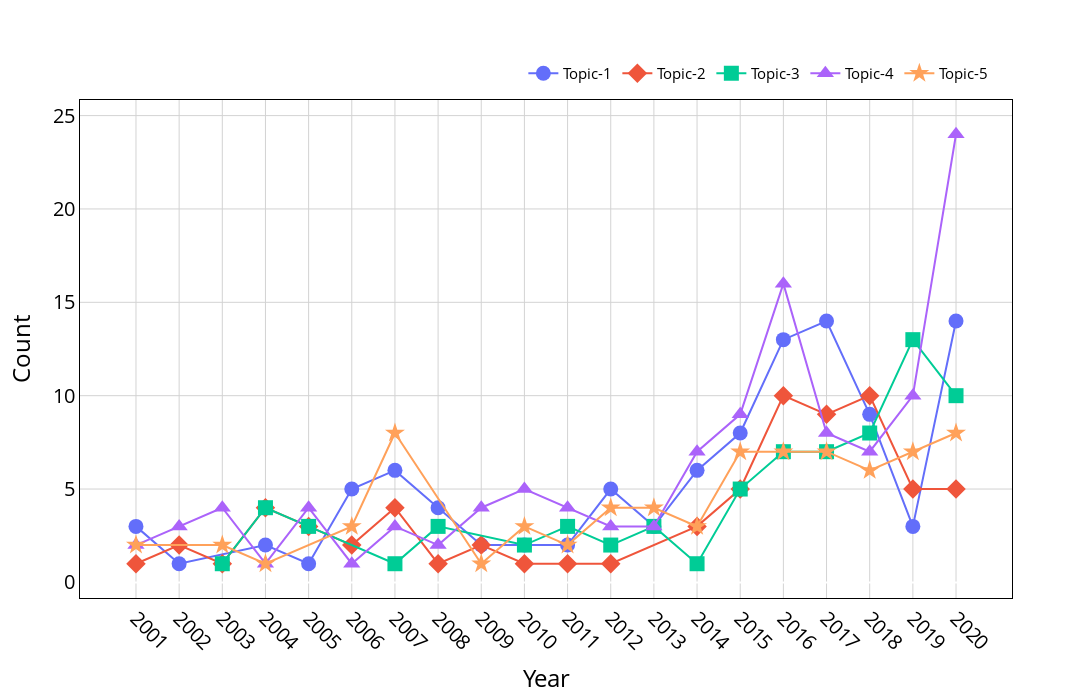

Notebook code cell kept with this figure:
### Code cell
data = pd.DataFrame(docs.groupby(['topic', 'publish_year'])['index'].count()).reset_index()
draw_line(data)

### Figure 1 — Plotly figure (JSON) as saved in the notebook; plotly's stock layout.template omitted (floating-point values rounded to 4 significant figures)
{"data": [{"line": {"color": "#636EFA", "shape": "linear", "width": 2}, "marker": {"size": 15, "symbol": "circle"}, "mode": "lines+markers", "name": "Topic-1", "type": "scatter", "x": [2001, 2002, 2004, 2005, 2006, 2007, 2008, 2009, 2010, 2011, 2012, 2013, 2014, 2015, 2016, 2017, 2018, 2019, 2020], "y": [3, 1, 2, 1, 5, 6, 4, 2, 2, 2, 5, 3, 6, 8, 13, 14, 9, 3, 14]}, {"line": {"color": "#EF553B", "shape": "linear", "width": 2}, "marker": {"size": 15, "symbol": "diamond"}, "mode": "lines+markers", "name": "Topic-2", "type": "scatter", "x": [2001, 2002, 2003, 2004, 2005, 2006, 2007, 2008, 2009, 2010, 2011, 2012, 2014, 2015, 2016, 2017, 2018, 2019, 2020], "y": [1, 2, 1, 4, 3, 2, 4, 1, 2, 1, 1, 1, 3, 5, 10, 9, 10, 5, 5]}, {"line": {"color": "#00CC96", "shape": "linear", "width": 2}, "marker": {"size": 15, "symbol": "square"}, "mode": "lines+markers", "name": "Topic-3", "type": "scatter", "x": [2003, 2004, 2005, 2007, 2008, 2010, 2011, 2012, 2013, 2014, 2015, 2016, 2017, 2018, 2019, 2020], "y": [1, 4, 3, 1, 3, 2, 3, 2, 3, 1, 5, 7, 7, 8, 13, 10]}, {"line": {"color": "#AB63FA", "shape": "linear", "width": 2}, "marker": {"size": 15, "symbol": "triangle-up"}, "mode": "lines+markers", "name": "Topic-4", "type": "scatter", "x": [2001, 2002, 2003, 2004, 2005, 2006, 2007, 2008, 2009, 2010, 2011, 2012, 2013, 2014, 2015, 2016, 2017, 2018, 2019, 2020], "y": [2, 3, 4, 1, 4, 1, 3, 2, 4, 5, 4, 3, 3, 7, 9, 16, 8, 7, 10, 24]}, {"line": {"color": "#FFA15A", "shape": "linear", "width": 2}, "marker": {"size": 15, "symbol": "star"}, "mode": "lines+markers", "name": "Topic-5", "type": "scatter", "x": [2001, 2003, 2004, 2006, 2007, 2009, 2010, 2011, 2012, 2013, 2014, 2015, 2016, 2017, 2018, 2019, 2020], "y": [2, 2, 1, 3, 8, 1, 3, 2, 4, 4, 3, 7, 7, 7, 6, 7, 8]}], "layout": {"font": {"color": "black", "size": 20}, "height": 700, "legend": {"font": {"color": "black", "size": 15}, "orientation": "h", "x": 0.98, "xanchor": "right", "y": 1.02, "yanchor": "bottom"}, "plot_bgcolor": "white", "width": 1100, "xaxis": {"gridcolor": "lightgray", "gridwidth": 1, "linecolor": "black", "linewidth": 1, "mirror": true, "showgrid": true, "showline": true, "tickangle": 45, "tickmode": "array", "ticktext": [2001, 2002, 2003, 2004, 2005, 2006, 2007, 2008, 2009, 2010, 2011, 2012, 2013, 2014, 2015, 2016, 2017, 2018, 2019, 2020], "tickvals": [2001, 2002, 2003, 2004, 2005, 2006, 2007, 2008, 2009, 2010, 2011, 2012, 2013, 2014, 2015, 2016, 2017, 2018, 2019, 2020], "title": {"text": "Year"}}, "yaxis": {"gridcolor": "lightgray", "gridwidth": 1, "linecolor": "black", "linewidth": 1, "mirror": true, "showgrid": true, "showline": true, "title": {"text": "Count"}}}}
